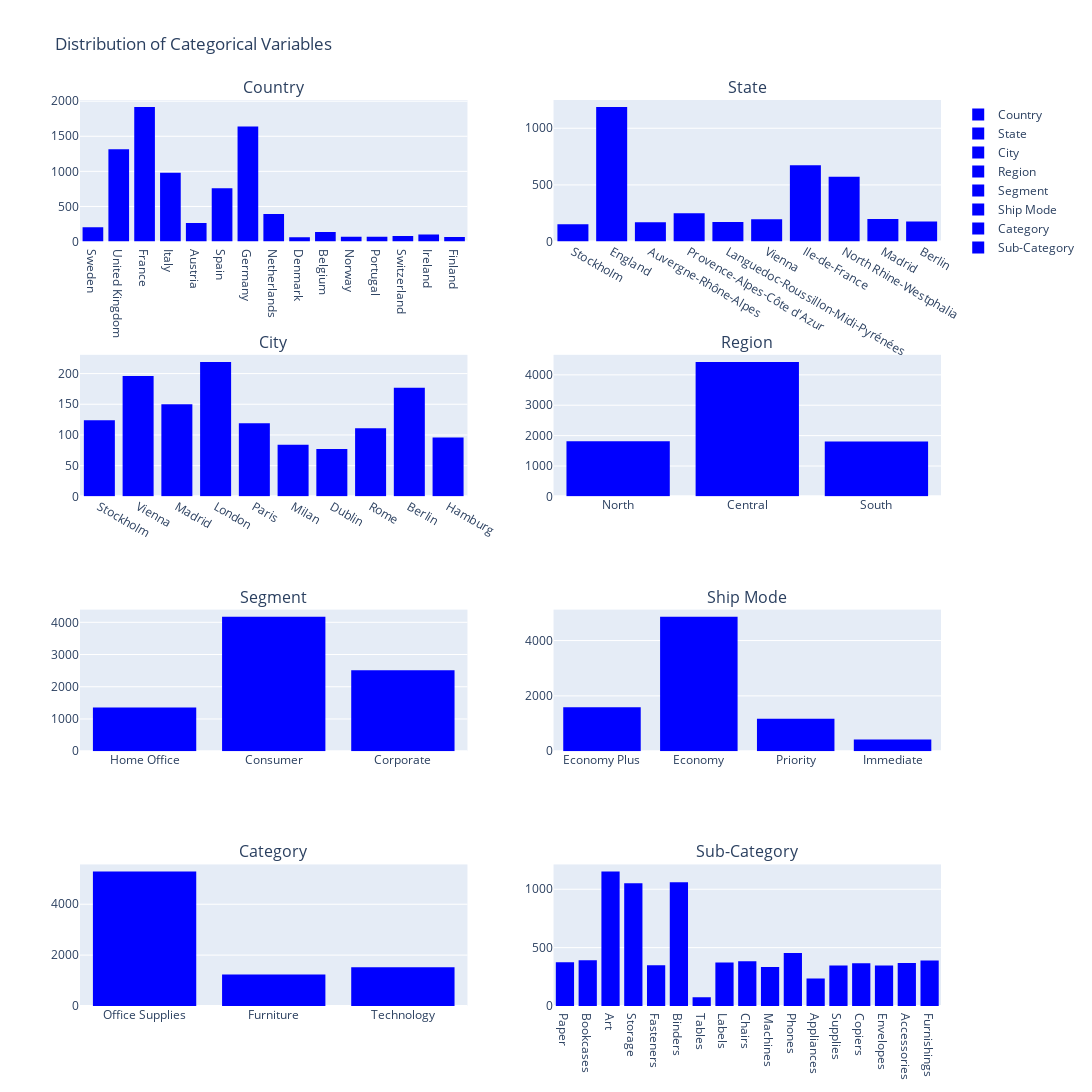

Notebook code cell kept with this figure:
### Code cell
# Select top 10 values for 'State' and 'City'
top_states = df['State'].value_counts().head(10).index
top_cities = df['City'].value_counts().head(10).index

# Create subplots
fig = make_subplots(rows=4, cols=2, subplot_titles=('Country', 'State', 'City', 'Region', 'Segment', 'Ship Mode', 'Category', 'Sub-Category'))

# Add histograms to subplots with custom names
fig.add_trace(go.Histogram(x=df['Country'], marker_color='blue', name='Country'), row=1, col=1)
fig.add_trace(go.Histogram(x=df[df['State'].isin(top_states)]['State'], marker_color='blue', name='State'), row=1, col=2)
fig.add_trace(go.Histogram(x=df[df['City'].isin(top_cities)]['City'], marker_color='blue', name='City'), row=2, col=1)
fig.add_trace(go.Histogram(x=df['Region'], marker_color='blue', name='Region'), row=2, col=2)
fig.add_trace(go.Histogram(x=df['Segment'], marker_color='blue', name='Segment'), row=3, col=1)
fig.add_trace(go.Histogram(x=df['Ship Mode'], marker_color='blue', name='Ship Mode'), row=3, col=2)
fig.add_trace(go.Histogram(x=df['Category'], marker_color='blue', name='Category'), row=4, col=1)
fig.add_trace(go.Histogram(x=df['Sub-Category'], marker_color='blue', name='Sub-Category'), row=4, col=2)

# Update layout
fig.update_layout(title_text="Distribution of Categorical Variables",height=1500, width=1300)

# Show the plot
fig.show()

### Figure 1 — Plotly figure (JSON) as saved in the notebook; plotly's stock layout.template omitted (floating-point values rounded to 4 significant figures; data arrays with more than 128 entries replaced by an {"elided": "..."} marker saying what was removed)
{"data": [{"marker": {"color": "blue"}, "name": "Country", "type": "histogram", "x": {"elided": "8047 str values"}, "xaxis": "x", "yaxis": "y"}, {"marker": {"color": "blue"}, "name": "State", "type": "histogram", "x": {"elided": "3749 str values"}, "xaxis": "x2", "yaxis": "y2"}, {"marker": {"color": "blue"}, "name": "City", "type": "histogram", "x": {"elided": "1353 str values"}, "xaxis": "x3", "yaxis": "y3"}, {"marker": {"color": "blue"}, "name": "Region", "type": "histogram", "x": {"elided": "8047 str values"}, "xaxis": "x4", "yaxis": "y4"}, {"marker": {"color": "blue"}, "name": "Segment", "type": "histogram", "x": {"elided": "8047 str values"}, "xaxis": "x5", "yaxis": "y5"}, {"marker": {"color": "blue"}, "name": "Ship Mode", "type": "histogram", "x": {"elided": "8047 str values"}, "xaxis": "x6", "yaxis": "y6"}, {"marker": {"color": "blue"}, "name": "Category", "type": "histogram", "x": {"elided": "8047 str values"}, "xaxis": "x7", "yaxis": "y7"}, {"marker": {"color": "blue"}, "name": "Sub-Category", "type": "histogram", "x": {"elided": "8047 str values"}, "xaxis": "x8", "yaxis": "y8"}], "layout": {"annotations": [{"font": {"size": 16}, "showarrow": false, "text": "Country", "x": 0.225, "xanchor": "center", "xref": "paper", "y": 1, "yanchor": "bottom", "yref": "paper"}, {"font": {"size": 16}, "showarrow": false, "text": "State", "x": 0.775, "xanchor": "center", "xref": "paper", "y": 1, "yanchor": "bottom", "yref": "paper"}, {"font": {"size": 16}, "showarrow": false, "text": "City", "x": 0.225, "xanchor": "center", "xref": "paper", "y": 0.7188, "yanchor": "bottom", "yref": "paper"}, {"font": {"size": 16}, "showarrow": false, "text": "Region", "x": 0.775, "xanchor": "center", "xref": "paper", "y": 0.7188, "yanchor": "bottom", "yref": "paper"}, {"font": {"size": 16}, "showarrow": false, "text": "Segment", "x": 0.225, "xanchor": "center", "xref": "paper", "y": 0.4375, "yanchor": "bottom", "yref": "paper"}, {"font": {"size": 16}, "showarrow": false, "text": "Ship Mode", "x": 0.775, "xanchor": "center", "xref": "paper", "y": 0.4375, "yanchor": "bottom", "yref": "paper"}, {"font": {"size": 16}, "showarrow": false, "text": "Category", "x": 0.225, "xanchor": "center", "xref": "paper", "y": 0.1562, "yanchor": "bottom", "yref": "paper"}, {"font": {"size": 16}, "showarrow": false, "text": "Sub-Category", "x": 0.775, "xanchor": "center", "xref": "paper", "y": 0.1562, "yanchor": "bottom", "yref": "paper"}], "height": 1500, "title": {"text": "Distribution of Categorical Variables"}, "width": 1300, "xaxis": {"anchor": "y", "domain": [0, 0.45]}, "xaxis2": {"anchor": "y2", "domain": [0.55, 1]}, "xaxis3": {"anchor": "y3", "domain": [0, 0.45]}, "xaxis4": {"anchor": "y4", "domain": [0.55, 1]}, "xaxis5": {"anchor": "y5", "domain": [0, 0.45]}, "xaxis6": {"anchor": "y6", "domain": [0.55, 1]}, "xaxis7": {"anchor": "y7", "domain": [0, 0.45]}, "xaxis8": {"anchor": "y8", "domain": [0.55, 1]}, "yaxis": {"anchor": "x", "domain": [0.8438, 1]}, "yaxis2": {"anchor": "x2", "domain": [0.8438, 1]}, "yaxis3": {"anchor": "x3", "domain": [0.5625, 0.7188]}, "yaxis4": {"anchor": "x4", "domain": [0.5625, 0.7188]}, "yaxis5": {"anchor": "x5", "domain": [0.2812, 0.4375]}, "yaxis6": {"anchor": "x6", "domain": [0.2812, 0.4375]}, "yaxis7": {"anchor": "x7", "domain": [0, 0.1562]}, "yaxis8": {"anchor": "x8", "domain": [0, 0.1562]}}}
